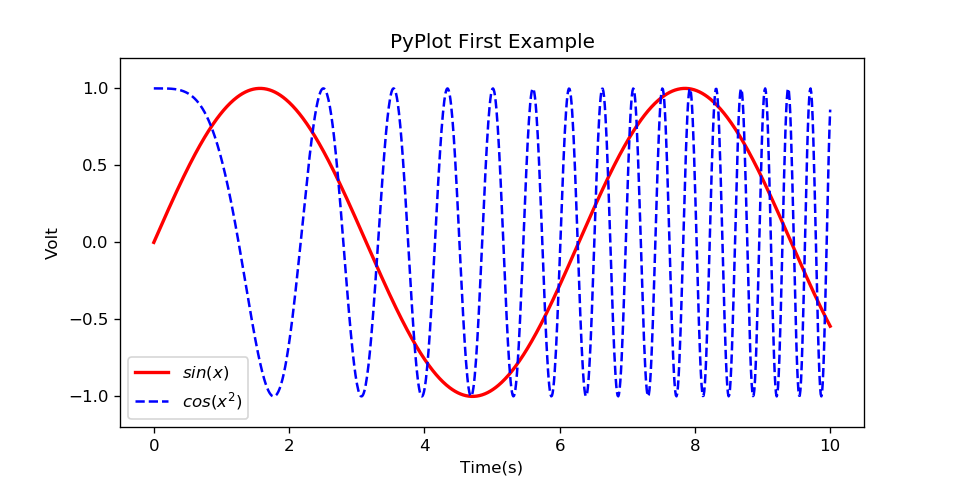
#> input picture Repo_Python/Matplotlib/test.png, 960 x 480 px, found by its file name
$ python init_numpy_matplotlib.py
#> lines starting #> are read from the running program, lines starting #| are printed output that depends on the picture
#__author:  "Jing Xu"
#date:  2018/1/31

import numpy as np
import matplotlib.pyplot as plt
import matplotlib.image as mpimg
# [43 lines of commented-out code are left out]
np.random.seed(0)
data = np.random.randn(2, 100)
## 创建画布
fig, axs = plt.subplots(2, 2, figsize=(5, 5))
## 绘制子图
axs[0, 0].hist(data[0])
axs[1, 0].scatter(data[0], data[1])
axs[0, 1].plot(data[0], data[1])
axs[1, 1].hist2d(data[0], data[1])
## 显示
plt.show()
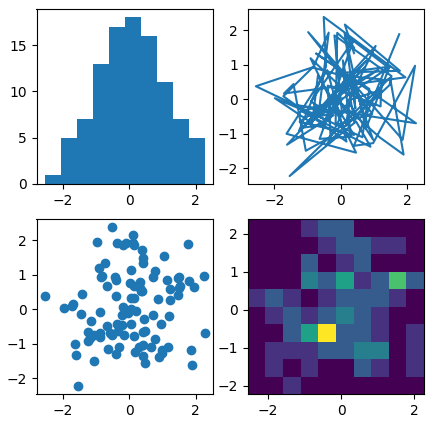
#> figure drawn by matplotlib, 4 panels; panel 1: tallest bar 18 high, from x = -0.142 to 0.341

## (2) 绘制图像
img = mpimg.imread("/home/auss/Pictures/test.png")
#> img is the input picture: shape (480, 960, 4) float32; mean R, G, B, A 0.951, 0.942, 0.98, 1
imgx = img[:,:,0] # 取第一个通道
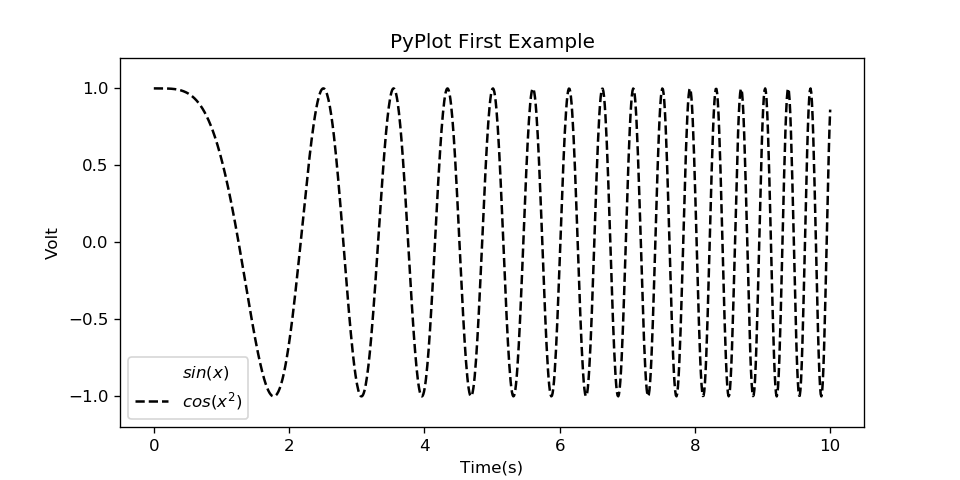
#> imgx: shape (480, 960) float32; min 0, max 1, mean 0.951

## 创建画布
fig = plt.figure()

## 绘制原始图像，并加上颜色条
axs = fig.add_subplot(1,3,1)
ipt = plt.imshow(img)
axs.set_title("origin")
plt.colorbar(ticks=[0.1, 0.3, 0.5, 0.7], orientation='horizontal')

## 绘制伪彩色图像，并加上颜色条
axs = fig.add_subplot(1,3,2)
ipt = plt.imshow(imgx,cmap="winter")
axs.set_title("winter")
plt.colorbar(ticks=[0.1, 0.3, 0.5, 0.7], orientation='horizontal')

## 绘制直方图
axs = fig.add_subplot(1,3,3)
ipt = plt.hist(imgx.ravel(), bins=256, range=(0, 1.0), fc='k', ec='k')
axs.set_title("histogram")

plt.show()
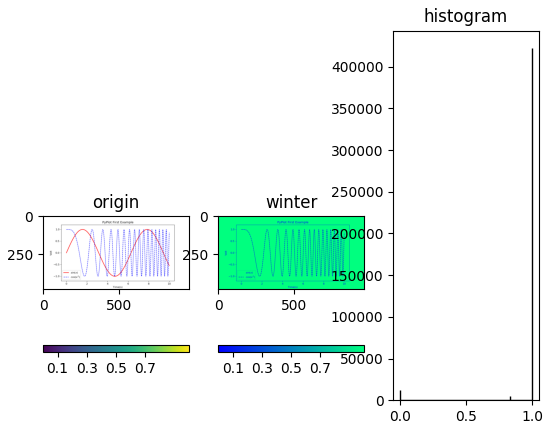
#> figure drawn by matplotlib, 5 panels; panel 5: tallest bar 422282 high, from x = 0.996 to 1
